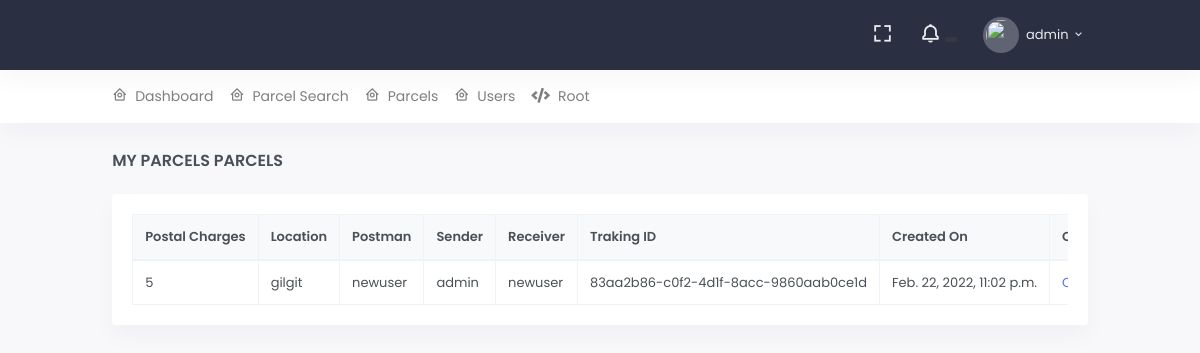
The page /c/parcel/ (signed in) on the database as committed earlier.
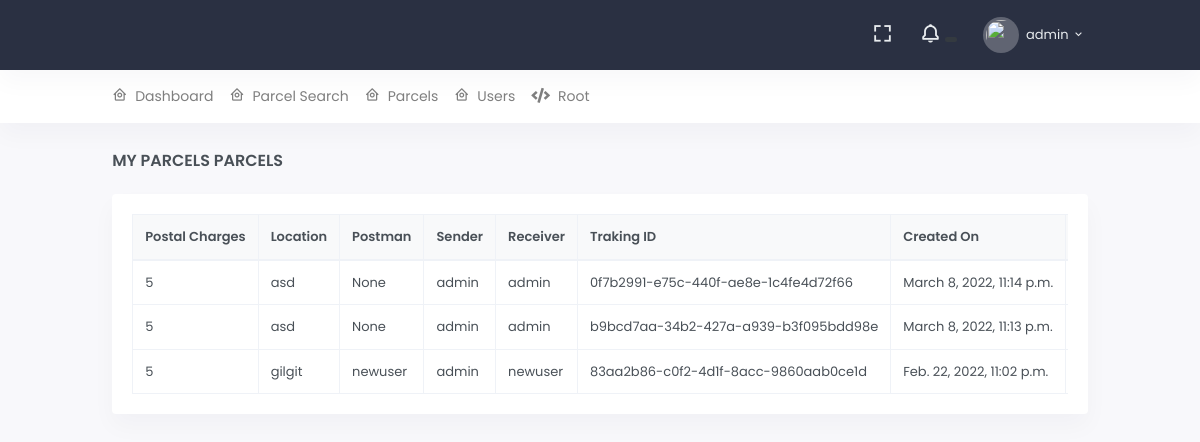
The same page on the database as committed later.
### src/api/models.py (models this page shows, shortened)
class Parcel(models.Model):
    SERVICE_TYPES_CHOICES = (
        ('urgent', 'urgent'),
        ('normal', 'normal'),
    )
    qr_image = ResizedImageField(
        upload_to='account/images/qrs/', null=True, blank=True, quality=75,
        help_text='size of logo must be 100*100 and format must be png image file', crop=['middle', 'center']
    )
    tracking_id = models.CharField(max_length=100, blank=True, unique=True, default=uuid.uuid4)
    postal_charges = models.PositiveIntegerField(default=5)
    service_type = models.CharField(max_length=255, choices=SERVICE_TYPES_CHOICES)
    latitude = models.DecimalField(max_digits=9, decimal_places=6, default=0.00, blank=True, null=True)
    longitude = models.DecimalField(max_digits=9, decimal_places=6, default=0.00, blank=True, null=True)
    dispatchLocation = models.CharField(max_length=1000)
    postman = models.ForeignKey('accounts.User', on_delete=models.CASCADE, related_name='postman', null=True, blank=True)
    sender = models.ForeignKey('accounts.User', on_delete=models.CASCADE, related_name='sender')
    receiver = models.ForeignKey('accounts.User', on_delete=models.CASCADE, related_name='receiver')
    details = models.TextField(null=True, blank=True)
    is_active = models.BooleanField(default=True)
    created_on = models.DateTimeField(auto_now_add=True)
    class Meta:
        ordering = ['-id']

### src/accounts/models.py (models this page shows, shortened)
class User(AbstractUser):
    TYPES_OF_USERS = (
        ("CUSTOMER", 'Customer'),
        ("MANAGER", 'Manager'),
        ("POSTMAN", 'Postman')
    )
    profile_image = ResizedImageField(
        upload_to='account/images/profiles/', null=True, blank=True, size=[100, 100], quality=75, force_format='PNG',
        help_text='size of logo must be 100*100 and format must be png image file', crop=['middle', 'center']
    )
    phone_number = models.CharField(max_length=30, null=True, blank=True)
    cnic = models.CharField(max_length=13, null=False, blank=False, help_text="13 digits cnic without -", unique=True)
    address = models.TextField(max_length=30, null=True, blank=True)
    latitude = models.DecimalField(max_digits=9, decimal_places=6, default=0.00, blank=True, null=True)
    longitude = models.DecimalField(max_digits=9, decimal_places=6, default=0.00, blank=True, null=True)
    type = models.CharField(max_length=20, default='CUSTOMER', choices=TYPES_OF_USERS)
    is_customer = models.BooleanField(default=True)
    is_postman = models.BooleanField(default=False)
    class Meta:
        ordering = ['-id']
        verbose_name = 'User'
        verbose_name_plural = 'Users'
    def __str__(self):
        return self.username

### src/portals/customer/views.py (the view)
# urls.py: path('parcel/', ParcelListView.as_view(), name='parcel'),
@method_decorator(customer_decorators, name='dispatch')
class ParcelListView(ListView):
    queryset = Parcel.objects.all()
    template_name = 'customer/parcel_list.html'
    def get_queryset(self):
        return Parcel.objects.filter(sender=self.request.user)

### src/portals/customer/templates/customer/parcel_list.html (shortened to what this page needs)
{% extends 'core/base.html' %}
{% load custom_tags %}
{% block page_heading %}
    My Parcels Parcels
{% endblock %}
{% block content %}
    <div class="row">
        <div class="col-12">
            <div class="card">
                <div class="card-body">
                    {% if parcel_list %}
                        <div class="table-responsive">
                            <table class="table table-bordered table-centered table-nowrap mb-0">
                                <thead class="thead-light">
                                <tr>
                                    <th>Postal Charges</th>
                                    <th>Location</th>
                                    <th>Postman</th>
                                    <th>Sender</th>
                                    <th>Receiver</th>
                                    <th>Traking ID</th>
                                    <th>Created On</th>
                                    <th>QR Code</th>
                                </tr>
                                </thead>
                                <tbody>
                                {% for object in parcel_list %}
                                    <tr>
                                        <td>{{ object.postal_charges }}</td>
                                        <td>{{ object.dispatchLocation }}</td>
                                        <td>{{ object.postman }}</td>
                                        <td>{{ object.sender }}</td>
                                        <td>{{ object.receiver }}</td>
                                        <td>{{ object.tracking_id }}</td>
                                        <td>{{ object.created_on }}</td>
                                        <td><a href="/media/{{ object.tracking_id }}-QR.png">QR code</a></td>
                                    </tr>
                                {% endfor %}
                                </tbody>
                            </table>
                        </div>
                    {% else %}
                        <b class="text-danger">! No parcels found</b>
                    {% endif %}
                </div>
            </div>
        </div>
    </div>
{% endblock %}

Rows that differ between the two databases and show on the page:
added Parcel: postal_charges "5", dispatchLocation "asd", postman "None", sender "admin", receiver "admin", tracking_id "0f7b2991-e75c-440f-ae8e-1c4fe4d72f66", created_on "March 8, 2022, 11:14 p.m."
added Parcel: postal_charges "5", dispatchLocation "asd", postman "None", sender "admin", receiver "admin", tracking_id "b9bcd7aa-34b2-427a-a939-b3f095bdd98e", created_on "March 8, 2022, 11:13 p.m."
